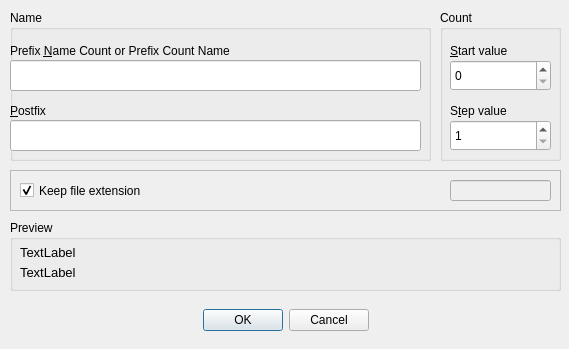
<?xml version="1.0" encoding="UTF-8"?>
<ui version="4.0">
 <class>kbvRenameClass</class>
 <widget class="QDialog" name="kbvRenameClass">
  <property name="windowModality">
   <enum>Qt::WindowModal</enum>
  </property>
  <property name="enabled">
   <bool>true</bool>
  </property>
  <property name="geometry">
   <rect>
    <x>0</x>
    <y>0</y>
    <width>569</width>
    <height>349</height>
   </rect>
  </property>
  <property name="sizePolicy">
   <sizepolicy hsizetype="Fixed" vsizetype="Fixed">
    <horstretch>0</horstretch>
    <verstretch>0</verstretch>
   </sizepolicy>
  </property>
  <property name="minimumSize">
   <size>
    <width>500</width>
    <height>300</height>
   </size>
  </property>
  <property name="focusPolicy">
   <enum>Qt::StrongFocus</enum>
  </property>
  <property name="windowTitle">
   <string notr="true"/>
  </property>
  <property name="toolTip">
   <string notr="true"/>
  </property>
  <property name="statusTip">
   <string notr="true"/>
  </property>
  <property name="whatsThis">
   <string notr="true"/>
  </property>
  <property name="accessibleName">
   <string notr="true"/>
  </property>
  <property name="accessibleDescription">
   <string notr="true"/>
  </property>
  <property name="windowFilePath">
   <string notr="true"/>
  </property>
  <property name="modal">
   <bool>true</bool>
  </property>
  <widget class="QDialogButtonBox" name="renButtonBox">
   <property name="geometry">
    <rect>
     <x>10</x>
     <y>300</y>
     <width>551</width>
     <height>41</height>
    </rect>
   </property>
   <property name="standardButtons">
    <set>QDialogButtonBox::Cancel|QDialogButtonBox::Ok</set>
   </property>
   <property name="centerButtons">
    <bool>true</bool>
   </property>
  </widget>
  <widget class="QGroupBox" name="renGroupPreview">
   <property name="geometry">
    <rect>
     <x>10</x>
     <y>220</y>
     <width>551</width>
     <height>71</height>
    </rect>
   </property>
   <property name="sizePolicy">
    <sizepolicy hsizetype="Fixed" vsizetype="Fixed">
     <horstretch>0</horstretch>
     <verstretch>0</verstretch>
    </sizepolicy>
   </property>
   <property name="toolTip">
    <string notr="true"/>
   </property>
   <property name="statusTip">
    <string notr="true"/>
   </property>
   <property name="whatsThis">
    <string notr="true"/>
   </property>
   <property name="accessibleName">
    <string notr="true"/>
   </property>
   <property name="accessibleDescription">
    <string notr="true"/>
   </property>
   <property name="title">
    <string notr="true">Preview</string>
   </property>
   <widget class="QLabel" name="renPreview1">
    <property name="geometry">
     <rect>
      <x>10</x>
      <y>20</y>
      <width>531</width>
      <height>24</height>
     </rect>
    </property>
    <property name="sizePolicy">
     <sizepolicy hsizetype="Fixed" vsizetype="Fixed">
      <horstretch>0</horstretch>
      <verstretch>0</verstretch>
     </sizepolicy>
    </property>
    <property name="font">
     <font>
      <pointsize>10</pointsize>
      <weight>50</weight>
      <bold>false</bold>
     </font>
    </property>
    <property name="toolTip">
     <string notr="true"/>
    </property>
    <property name="statusTip">
     <string notr="true"/>
    </property>
    <property name="whatsThis">
     <string notr="true"/>
    </property>
    <property name="accessibleName">
     <string notr="true"/>
    </property>
    <property name="accessibleDescription">
     <string notr="true"/>
    </property>
    <property name="text">
     <string notr="true">TextLabel</string>
    </property>
   </widget>
   <widget class="QLabel" name="renPreview2">
    <property name="geometry">
     <rect>
      <x>10</x>
      <y>40</y>
      <width>531</width>
      <height>24</height>
     </rect>
    </property>
    <property name="sizePolicy">
     <sizepolicy hsizetype="Fixed" vsizetype="Fixed">
      <horstretch>0</horstretch>
      <verstretch>0</verstretch>
     </sizepolicy>
    </property>
    <property name="font">
     <font>
      <pointsize>10</pointsize>
      <weight>50</weight>
      <bold>false</bold>
     </font>
    </property>
    <property name="toolTip">
     <string notr="true"/>
    </property>
    <property name="statusTip">
     <string notr="true"/>
    </property>
    <property name="whatsThis">
     <string notr="true"/>
    </property>
    <property name="accessibleName">
     <string notr="true"/>
    </property>
    <property name="accessibleDescription">
     <string notr="true"/>
    </property>
    <property name="text">
     <string notr="true">TextLabel</string>
    </property>
   </widget>
  </widget>
  <widget class="QGroupBox" name="renGroupName">
   <property name="geometry">
    <rect>
     <x>10</x>
     <y>10</y>
     <width>421</width>
     <height>151</height>
    </rect>
   </property>
   <property name="sizePolicy">
    <sizepolicy hsizetype="Fixed" vsizetype="Fixed">
     <horstretch>0</horstretch>
     <verstretch>0</verstretch>
    </sizepolicy>
   </property>
   <property name="toolTip">
    <string notr="true"/>
   </property>
   <property name="statusTip">
    <string notr="true"/>
   </property>
   <property name="whatsThis">
    <string notr="true"/>
   </property>
   <property name="accessibleName">
    <string notr="true"/>
   </property>
   <property name="accessibleDescription">
    <string notr="true"/>
   </property>
   <property name="title">
    <string notr="true">Name</string>
   </property>
   <widget class="QLabel" name="renPrefixLbl">
    <property name="geometry">
     <rect>
      <x>0</x>
      <y>30</y>
      <width>401</width>
      <height>21</height>
     </rect>
    </property>
    <property name="sizePolicy">
     <sizepolicy hsizetype="Fixed" vsizetype="Fixed">
      <horstretch>0</horstretch>
      <verstretch>0</verstretch>
     </sizepolicy>
    </property>
    <property name="toolTip">
     <string notr="true"/>
    </property>
    <property name="statusTip">
     <string notr="true"/>
    </property>
    <property name="whatsThis">
     <string notr="true"/>
    </property>
    <property name="accessibleName">
     <string notr="true"/>
    </property>
    <property name="accessibleDescription">
     <string notr="true"/>
    </property>
    <property name="text">
     <string notr="true">Prefix &amp;Name Count or Prefix Count Name</string>
    </property>
    <property name="buddy">
     <cstring>renNameEdit</cstring>
    </property>
   </widget>
   <widget class="QLineEdit" name="renNameEdit">
    <property name="geometry">
     <rect>
      <x>0</x>
      <y>50</y>
      <width>411</width>
      <height>31</height>
     </rect>
    </property>
    <property name="sizePolicy">
     <sizepolicy hsizetype="Fixed" vsizetype="Fixed">
      <horstretch>0</horstretch>
      <verstretch>0</verstretch>
     </sizepolicy>
    </property>
    <property name="focusPolicy">
     <enum>Qt::StrongFocus</enum>
    </property>
    <property name="toolTip">
     <string notr="true"/>
    </property>
    <property name="statusTip">
     <string notr="true"/>
    </property>
    <property name="whatsThis">
     <string notr="true"/>
    </property>
    <property name="accessibleName">
     <string notr="true"/>
    </property>
    <property name="accessibleDescription">
     <string notr="true"/>
    </property>
    <property name="inputMask">
     <string notr="true"/>
    </property>
    <property name="maxLength">
     <number>256</number>
    </property>
    <property name="dragEnabled">
     <bool>true</bool>
    </property>
   </widget>
   <widget class="QLabel" name="renSuffixLbl">
    <property name="geometry">
     <rect>
      <x>0</x>
      <y>90</y>
      <width>361</width>
      <height>21</height>
     </rect>
    </property>
    <property name="sizePolicy">
     <sizepolicy hsizetype="Fixed" vsizetype="Fixed">
      <horstretch>0</horstretch>
      <verstretch>0</verstretch>
     </sizepolicy>
    </property>
    <property name="toolTip">
     <string notr="true"/>
    </property>
    <property name="statusTip">
     <string notr="true"/>
    </property>
    <property name="whatsThis">
     <string notr="true"/>
    </property>
    <property name="accessibleName">
     <string notr="true"/>
    </property>
    <property name="accessibleDescription">
     <string notr="true"/>
    </property>
    <property name="text">
     <string notr="true">&amp;Postfix</string>
    </property>
    <property name="buddy">
     <cstring>renSuffixEdit</cstring>
    </property>
   </widget>
   <widget class="QLineEdit" name="renSuffixEdit">
    <property name="geometry">
     <rect>
      <x>0</x>
      <y>110</y>
      <width>411</width>
      <height>31</height>
     </rect>
    </property>
    <property name="sizePolicy">
     <sizepolicy hsizetype="Fixed" vsizetype="Fixed">
      <horstretch>0</horstretch>
      <verstretch>0</verstretch>
     </sizepolicy>
    </property>
    <property name="toolTip">
     <string notr="true"/>
    </property>
    <property name="statusTip">
     <string notr="true"/>
    </property>
    <property name="whatsThis">
     <string notr="true"/>
    </property>
    <property name="accessibleName">
     <string notr="true"/>
    </property>
    <property name="accessibleDescription">
     <string notr="true"/>
    </property>
    <property name="inputMask">
     <string notr="true"/>
    </property>
    <property name="maxLength">
     <number>256</number>
    </property>
   </widget>
  </widget>
  <widget class="QGroupBox" name="renGroupCount">
   <property name="geometry">
    <rect>
     <x>440</x>
     <y>10</y>
     <width>121</width>
     <height>151</height>
    </rect>
   </property>
   <property name="sizePolicy">
    <sizepolicy hsizetype="Fixed" vsizetype="Fixed">
     <horstretch>0</horstretch>
     <verstretch>0</verstretch>
    </sizepolicy>
   </property>
   <property name="toolTip">
    <string notr="true"/>
   </property>
   <property name="statusTip">
    <string notr="true"/>
   </property>
   <property name="whatsThis">
    <string notr="true"/>
   </property>
   <property name="accessibleName">
    <string notr="true"/>
   </property>
   <property name="accessibleDescription">
    <string notr="true"/>
   </property>
   <property name="title">
    <string notr="true">Count</string>
   </property>
   <widget class="QLabel" name="renStartLbl">
    <property name="geometry">
     <rect>
      <x>10</x>
      <y>30</y>
      <width>111</width>
      <height>21</height>
     </rect>
    </property>
    <property name="sizePolicy">
     <sizepolicy hsizetype="Fixed" vsizetype="Fixed">
      <horstretch>0</horstretch>
      <verstretch>0</verstretch>
     </sizepolicy>
    </property>
    <property name="toolTip">
     <string notr="true"/>
    </property>
    <property name="statusTip">
     <string notr="true"/>
    </property>
    <property name="whatsThis">
     <string notr="true"/>
    </property>
    <property name="accessibleName">
     <string notr="true"/>
    </property>
    <property name="accessibleDescription">
     <string notr="true"/>
    </property>
    <property name="text">
     <string>&amp;Start value</string>
    </property>
    <property name="buddy">
     <cstring>renStartSpin</cstring>
    </property>
   </widget>
   <widget class="QSpinBox" name="renStartSpin">
    <property name="geometry">
     <rect>
      <x>10</x>
      <y>50</y>
      <width>101</width>
      <height>31</height>
     </rect>
    </property>
    <property name="sizePolicy">
     <sizepolicy hsizetype="Fixed" vsizetype="Fixed">
      <horstretch>0</horstretch>
      <verstretch>0</verstretch>
     </sizepolicy>
    </property>
    <property name="toolTip">
     <string notr="true"/>
    </property>
    <property name="statusTip">
     <string notr="true"/>
    </property>
    <property name="whatsThis">
     <string notr="true"/>
    </property>
    <property name="accessibleName">
     <string notr="true"/>
    </property>
    <property name="accessibleDescription">
     <string notr="true"/>
    </property>
    <property name="maximum">
     <number>99999</number>
    </property>
   </widget>
   <widget class="QLabel" name="renStepLbl">
    <property name="geometry">
     <rect>
      <x>10</x>
      <y>90</y>
      <width>111</width>
      <height>21</height>
     </rect>
    </property>
    <property name="sizePolicy">
     <sizepolicy hsizetype="Fixed" vsizetype="Fixed">
      <horstretch>0</horstretch>
      <verstretch>0</verstretch>
     </sizepolicy>
    </property>
    <property name="toolTip">
     <string notr="true"/>
    </property>
    <property name="statusTip">
     <string notr="true"/>
    </property>
    <property name="whatsThis">
     <string notr="true"/>
    </property>
    <property name="accessibleName">
     <string notr="true"/>
    </property>
    <property name="accessibleDescription">
     <string notr="true"/>
    </property>
    <property name="text">
     <string>S&amp;tep value</string>
    </property>
    <property name="buddy">
     <cstring>renStepSpin</cstring>
    </property>
   </widget>
   <widget class="QSpinBox" name="renStepSpin">
    <property name="geometry">
     <rect>
      <x>10</x>
      <y>110</y>
      <width>101</width>
      <height>31</height>
     </rect>
    </property>
    <property name="sizePolicy">
     <sizepolicy hsizetype="Fixed" vsizetype="Fixed">
      <horstretch>0</horstretch>
      <verstretch>0</verstretch>
     </sizepolicy>
    </property>
    <property name="toolTip">
     <string notr="true"/>
    </property>
    <property name="statusTip">
     <string notr="true"/>
    </property>
    <property name="whatsThis">
     <string notr="true"/>
    </property>
    <property name="accessibleName">
     <string notr="true"/>
    </property>
    <property name="accessibleDescription">
     <string notr="true"/>
    </property>
    <property name="minimum">
     <number>1</number>
    </property>
    <property name="maximum">
     <number>9999</number>
    </property>
   </widget>
  </widget>
  <widget class="QFrame" name="frame">
   <property name="geometry">
    <rect>
     <x>10</x>
     <y>170</y>
     <width>551</width>
     <height>41</height>
    </rect>
   </property>
   <property name="frameShape">
    <enum>QFrame::StyledPanel</enum>
   </property>
   <property name="frameShadow">
    <enum>QFrame::Raised</enum>
   </property>
   <widget class="QCheckBox" name="renKeepExtCheckBox">
    <property name="geometry">
     <rect>
      <x>10</x>
      <y>10</y>
      <width>351</width>
      <height>21</height>
     </rect>
    </property>
    <property name="toolTip">
     <string notr="true"/>
    </property>
    <property name="statusTip">
     <string notr="true"/>
    </property>
    <property name="whatsThis">
     <string notr="true"/>
    </property>
    <property name="accessibleName">
     <string notr="true"/>
    </property>
    <property name="accessibleDescription">
     <string notr="true"/>
    </property>
    <property name="text">
     <string notr="true">Keep file extension</string>
    </property>
    <property name="checked">
     <bool>true</bool>
    </property>
   </widget>
   <widget class="QLineEdit" name="renKeepExtEdit">
    <property name="enabled">
     <bool>false</bool>
    </property>
    <property name="geometry">
     <rect>
      <x>440</x>
      <y>10</y>
      <width>101</width>
      <height>21</height>
     </rect>
    </property>
    <property name="toolTip">
     <string notr="true"/>
    </property>
    <property name="statusTip">
     <string notr="true"/>
    </property>
    <property name="whatsThis">
     <string notr="true"/>
    </property>
    <property name="accessibleName">
     <string notr="true"/>
    </property>
    <property name="accessibleDescription">
     <string notr="true"/>
    </property>
    <property name="inputMask">
     <string notr="true"/>
    </property>
    <property name="text">
     <string/>
    </property>
    <property name="maxLength">
     <number>10</number>
    </property>
   </widget>
  </widget>
 </widget>
 <layoutdefault spacing="6" margin="11"/>
 <tabstops>
  <tabstop>renNameEdit</tabstop>
  <tabstop>renSuffixEdit</tabstop>
  <tabstop>renStartSpin</tabstop>
  <tabstop>renStepSpin</tabstop>
  <tabstop>renKeepExtCheckBox</tabstop>
  <tabstop>renKeepExtEdit</tabstop>
 </tabstops>
 <resources/>
 <connections/>
</ui>
